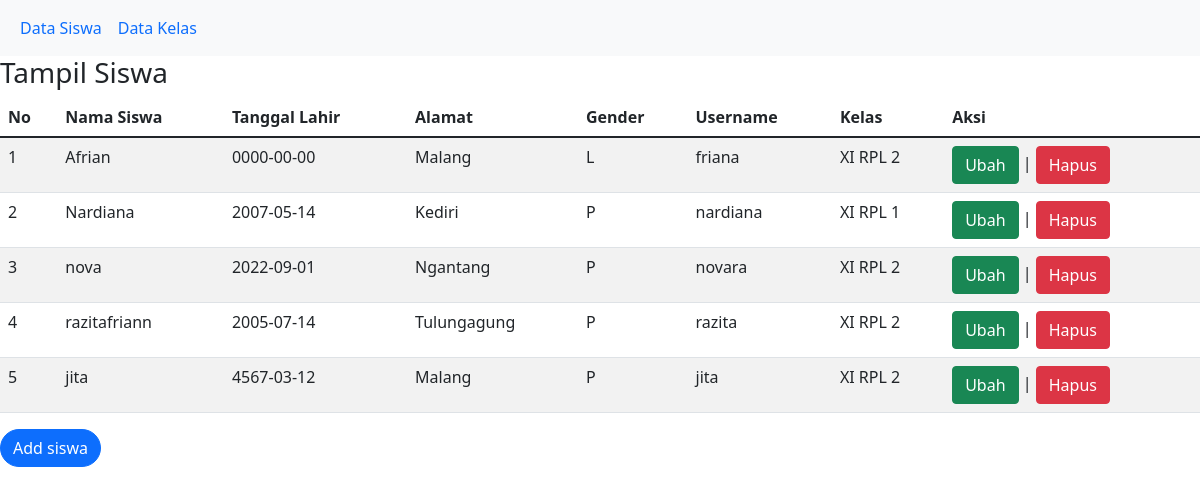
The app's page /tampil_siswa.php with its own data.
### tables this page shows
CREATE TABLE `siswa` (
  `id_siswa` int(11) NOT NULL,
  `nama_siswa` varchar(100) NOT NULL,
  `tanggal_lahir` date NOT NULL,
  `gender` enum('L','P') NOT NULL,
  `alamat` text NOT NULL,
  `username` varchar(255) NOT NULL,
  `password` varchar(255) NOT NULL,
  `id_kelas` int(11) NOT NULL
);

CREATE TABLE `kelas` (
  `id_kelas` int(11) NOT NULL,
  `nama_kelas` varchar(20) NOT NULL,
  `kelompok` varchar(20) NOT NULL,
  `angkatan` int(11) NOT NULL
);

### tampil_siswa.php (the view, shortened to what this page needs)
<?php
include "navbar.php";
?>
<!DOCTYPE html>
<html>
    <head>
        <link href="https://cdn.jsdelivr.net/npm/bootstrap@5.0.1/dist/css/bootstrap.min.css" rel="stylesheet">
</head>
<body>
    <h3>Tampil Siswa</h3>
    <table class="table table-hover table-striped">
        <thead>
            <tr>
                <th>No</th><th>Nama Siswa</th><th>Tanggal Lahir</th>
                <th>Alamat</th><th>Gender</th>
                <th>Username</th><th>Kelas</th><th>Aksi</th>
                </tr>
</thead>
<tbody>
    <?php
    include "koneksi.php";
    $qry_siswa=mysqli_query ($conn,"select * from siswa join kelas on kelas.id_kelas=siswa.id_kelas");
    $no=0;
    while($data_siswa=mysqli_fetch_array($qry_siswa)){
        $no++;?>
        <tr><td><?=$no?></td><td><?=$data_siswa['nama_siswa']?></td> <td><?=$data_siswa['tanggal_lahir']?></td> <td><?=$data_siswa['alamat']?></td><td><?=$data_siswa['gender']?></td><td><?=$data_siswa['username']?></td><td><?=$data_siswa['nama_kelas']?></td><td>
        <a href="ubah_siswa.php?id_siswa=<?=$data_siswa['id_siswa']?>" class="btn btn-success">Ubah</a> |
        <a href="hapus.php?id_siswa=<?=$data_siswa['id_siswa']?>" onclick="return confirm('Apakah anda yakin menghapus data ini?')" class="btn btn-danger">Hapus</a></td>
    </tr>
    <?php
    }
    ?>
    </tbody>
</table>
<a href="tambah_siswa.php" class="btn btn-primary btn-md rounded-pill"> Add siswa</a>
    </body>
    </html>

### records on screen
siswa: nama_siswa "Afrian", tanggal_lahir "0000-00-00", alamat "Malang", gender "L", username "friana", id_kelas.nama_kelas "XI RPL 2"
siswa: nama_siswa "Nardiana", tanggal_lahir "2007-05-14", alamat "Kediri", gender "P", username "nardiana", id_kelas.nama_kelas "XI RPL 1"
siswa: nama_siswa "nova", tanggal_lahir "2022-09-01", alamat "Ngantang", gender "P", username "novara", id_kelas.nama_kelas "XI RPL 2"
siswa: nama_siswa "razitafriann", tanggal_lahir "2005-07-14", alamat "Tulungagung", gender "P", username "razita", id_kelas.nama_kelas "XI RPL 2"
siswa: nama_siswa "jita", tanggal_lahir "4567-03-12", alamat "Malang", gender "P", username "jita", id_kelas.nama_kelas "XI RPL 2"
